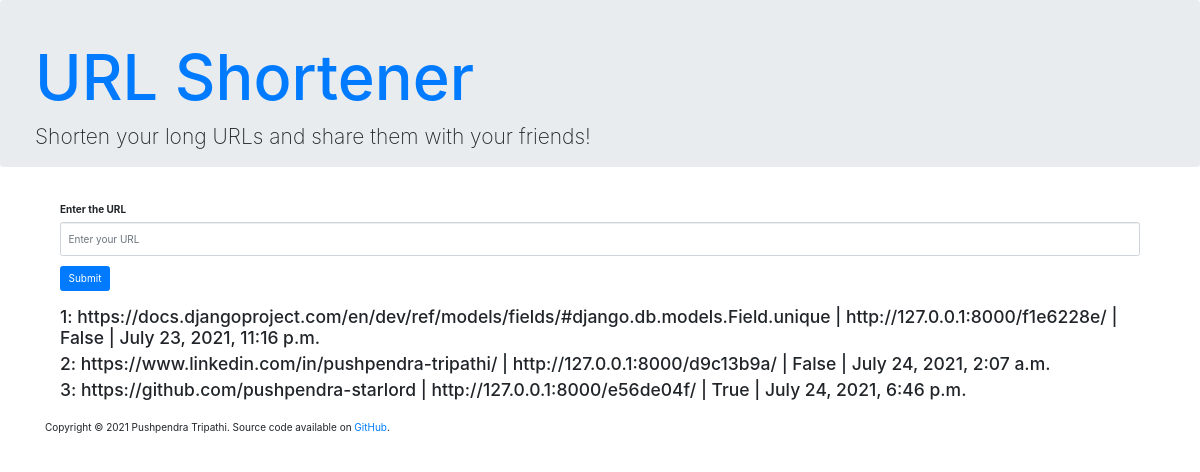
The page /app/ (signed in) on the database as committed earlier.
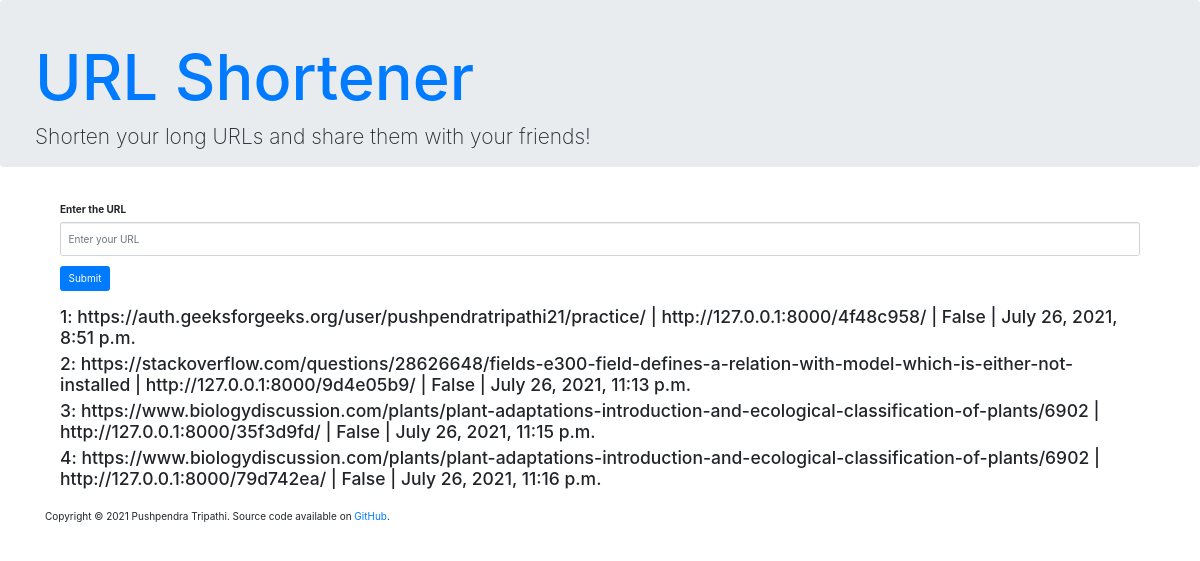
The same page on the database as committed later.
### shortner/models.py (models this page shows, shortened)
class ShortUrl(models.Model):
    user = models.ForeignKey(User, on_delete=models.CASCADE)
    created_at = models.DateTimeField(auto_now=True)
    slug = models.CharField(max_length=50, unique=True)
    original_url = models.CharField(max_length=500)
    expired = models.BooleanField(default=False)

### shortner/views.py (the view, shortened to what this page needs)
# urls.py: path("", HomeView.as_view(), name='index'),
class HomeView(View):
    @method_decorator(login_required())
    def get(self, request):
        context = {}
        user =  request.user
        urls = ShortUrl.objects.filter(user= user)
        if urls:
            context['urls'] = urls
        return render(request, 'shortner/index.html', context)

### shortner/templates/shortner/index.html (shortened to what this page needs)
{% extends 'shortner/base.html' %}
{% block content %}
<div class="container my-4">
  <form action="" method="POST">
      <div class="form-group">
        <label for="url">Enter the URL</label>
        <input type="text" class="form-control" name="url" id="url" placeholder="Enter your URL">
      </div>
      <button type="submit" class="btn btn-primary">Submit</button>
    </form>
    <br>
    {% if urls %}
    {% for data in urls %}
    <h3>{{forloop.counter}}: {{data.original_url}} | {{data.slug}} | {{data.expired}} | {{data.created_at}}</h3>
    {% endfor %}
    {% else %}
    <center><h3>You dont have any short url</h3></center>
    {% endif %}
</div>
{% endblock %}

### shortner/templates/shortner/base.html (shortened to what this page needs)
<!DOCTYPE html>
<html>
<head>
  <link rel="stylesheet" href="https://maxcdn.bootstrapcdn.com/bootstrap/3.3.6/css/bootstrap.min.css">
  <link rel="stylesheet" href="https://maxcdn.bootstrapcdn.com/bootstrap/4.0.0/css/bootstrap.min.css">
</head>
<body>
  <div id="wrapper">
    <div class="jumbotron" id="banner" style="padding-bottom: 0;">
        <div class="container">
          <h1><a href="">URL Shortener</a></h1>
          <p>Shorten your long URLs and share them with your friends!</p>
        </div>
      </div>
    </div>
    <div class="container">
        {% block content %}
        {% endblock %}
    </div>
  <div id="footer">
    <div class="container">
      <p class="muted credit">
        Copyright &copy; 2021 Pushpendra Tripathi.
        Source code available on <a href="https://github.com/pushpendra-starlord/URL_Shortner">GitHub</a>.
      </p>
    </div>
  </div>
</body>
</html>

Rows that differ between the two databases and show on the page:
removed ShortUrl: original_url "https://docs.djangoproject.com/en/dev/ref/models/fields/#django.db.models.Field.unique", slug "http://127.0.0.1:8000/f1e6228e/", expired "False", created_at "July 23, 2021, 11:16 p.m."
removed ShortUrl: original_url "https://www.linkedin.com/in/pushpendra-tripathi/", slug "http://127.0.0.1:8000/d9c13b9a/", expired "False", created_at "July 24, 2021, 2:07 a.m."
removed ShortUrl: original_url "https://github.com/pushpendra-starlord", slug "http://127.0.0.1:8000/e56de04f/", expired "True", created_at "July 24, 2021, 6:46 p.m."
added ShortUrl: original_url "https://auth.geeksforgeeks.org/user/pushpendratripathi21/practice/", slug "http://127.0.0.1:8000/4f48c958/", expired "False", created_at "July 26, 2021, 8:51 p.m."
added ShortUrl: original_url "https://stackoverflow.com/questions/28626648/fields-e300-field-defines-a-relation-with-model-which-is-either-not-installed", slug "http://127.0.0.1:8000/9d4e05b9/", expired "False", created_at "July 26, 2021, 11:13 p.m."
added ShortUrl: original_url "https://www.biologydiscussion.com/plants/plant-adaptations-introduction-and-ecological-classification-of-plants/6902", slug "http://127.0.0.1:8000/35f3d9fd/", expired "False", created_at "July 26, 2021, 11:15 p.m."
added ShortUrl: original_url "https://www.biologydiscussion.com/plants/plant-adaptations-introduction-and-ecological-classification-of-plants/6902", slug "http://127.0.0.1:8000/79d742ea/", expired "False", created_at "July 26, 2021, 11:16 p.m."
